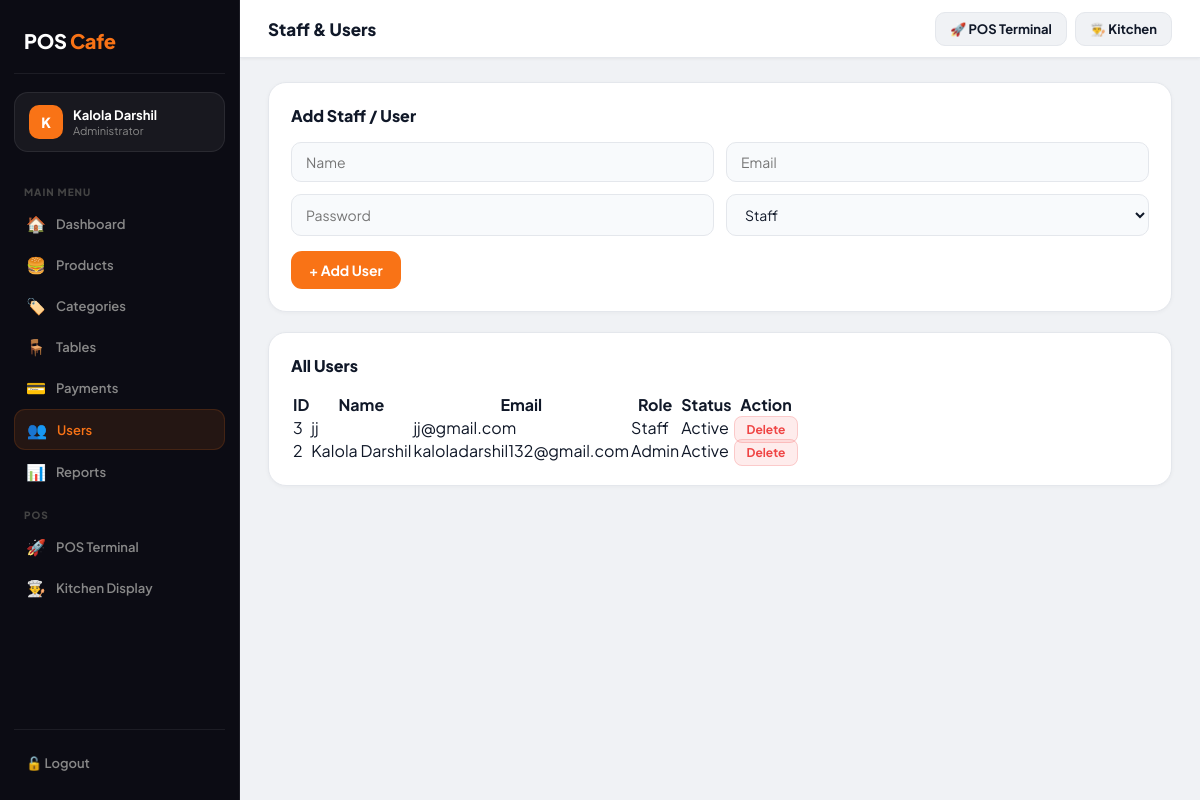
Screenshot of /admin/users.php (signed in) with the database file from the repository.
### tables this page shows
CREATE TABLE `users` (
  `id` int(11) NOT NULL,
  `name` varchar(100) NOT NULL,
  `email` varchar(120) NOT NULL,
  `password` varchar(255) NOT NULL,
  `role` enum('admin','staff') DEFAULT 'admin',
  `created_at` timestamp NOT NULL DEFAULT current_timestamp(),
  `status` enum('active','inactive') DEFAULT 'active'
);

### admin/users.php (the view, shortened to what this page needs)
<?php
include("../config/db.php");
include("layout/header.php");
$users = mysqli_query($conn, "SELECT * FROM users ORDER BY id DESC");
?>
<div class="panel">
    <h3>Add Staff / User</h3>
    <form method="POST">
        <div class="form-grid">
            <input type="text" name="name" placeholder="Name" required>
            <input type="email" name="email" placeholder="Email" required>
            <input type="password" name="password" placeholder="Password" required>
            <select name="role">
                <option value="staff">Staff</option>
            </select>
        </div>
        <div style="margin-top:15px;">
            <button class="btn-primary" name="add_user">+ Add User</button>
        </div>
    </form>
</div>
<div class="panel">
    <h3>All Users</h3>
    <table>
        <tr>
            <th>ID</th>
            <th>Name</th>
            <th>Email</th>
            <th>Role</th>
            <th>Status</th>
            <th>Action</th>
        </tr>
        <?php while($u = mysqli_fetch_assoc($users)) { ?>
        <tr>
            <td><?php echo $u['id']; ?></td>
            <td><?php echo htmlspecialchars($u['name']); ?></td>
            <td><?php echo htmlspecialchars($u['email']); ?></td>
            <td><?php echo ucfirst($u['role']); ?></td>
            <td><?php echo ucfirst($u['status']); ?></td>
            <td>
                <a href="delete_user.php?id=<?php echo $u['id']; ?>"
                   class="action-btn delete-btn"
                   onclick="return confirm('Delete user?')">Delete</a>
            </td>
        </tr>
        <?php } ?>
    </table>
</div>
<?php include("layout/footer.php"); ?>

### admin/layout/header.php (style rules this page uses)
*,*::before,*::after { margin:0;padding:0;box-sizing:border-box; }
:root { --primary:#F97316;--primary-dark:#EA6C0A;--primary-dim:rgba(249,115,22,0.1); --sidebar:#0C0C14;--sidebar-border:rgba(255,255,255,0.07); --bg:#F0F2F5;--surface:#FFF;--border:#E4E7EC; --text:#101828;--text2:#667085;--text3:#98A2B3; --success:#12B76A;--danger:#EF4444;--warning:#F59E0B; }
body { font-family:'Plus Jakarta Sans',sans-serif;background:var(--bg);color:var(--text); }
.panel { background:var(--surface);border:1px solid var(--border);border-radius:18px;padding:22px;margin-bottom:20px;box-shadow:0 1px 4px rgba(0,0,0,0.04); }
.panel h3 { font-size:16px;font-weight:800;margin-bottom:16px; }
.form-grid { display:grid;grid-template-columns:1fr 1fr;gap:12px; }
.form-grid input,.form-grid select,.form-grid textarea,textarea,input[type=text],input[type=number],input[type=email],select { width:100%;padding:10px 14px;background:#F8FAFC;border:1px solid var(--border);border-radius:10px; font-family:'Plus Jakarta Sans',sans-serif;font-size:14px;color:var(--text);transition:0.15s; }
.btn-primary { background:var(--primary);color:white;border:none;border-radius:11px;padding:10px 18px;font-family:'Plus Jakarta Sans',sans-serif;font-size:14px;font-weight:700;cursor:pointer;transition:0.15s; }
.action-btn { text-decoration:none;padding:5px 12px;border-radius:8px;font-size:12px;font-weight:700;transition:0.15s;border:none;cursor:pointer;font-family:'Plus Jakarta Sans',sans-serif; }
.delete-btn { background:rgba(239,68,68,0.1);color:var(--danger);border:1px solid rgba(239,68,68,0.2); }

### rows the page displays
users: id "3", name "jj", email "jj@gmail.com", role "Staff", status "Active"
users: id "2", name "Kalola Darshil", email "kaloladarshil132@gmail.com", role "Admin", status "Active"

### other values shown
substr($user_name,0,1) "K"
$user_name "Kalola Darshil"
$n['icon'] "🏠"
$n['label'] "Dashboard"
$n['icon'] "🍔"
$n['label'] "Products"
$n['icon'] "🏷️"
$n['label'] "Categories"
$n['icon'] "🪑"
$n['label'] "Tables"
$n['icon'] "💳"
$n['label'] "Payments"
$n['icon'] "👥"
$n['label'] "Users"
$n['icon'] "📊"
